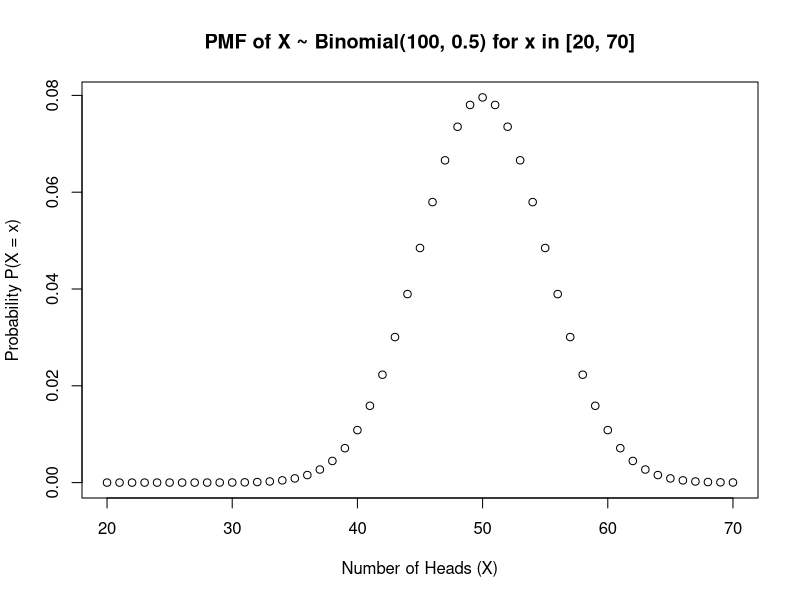
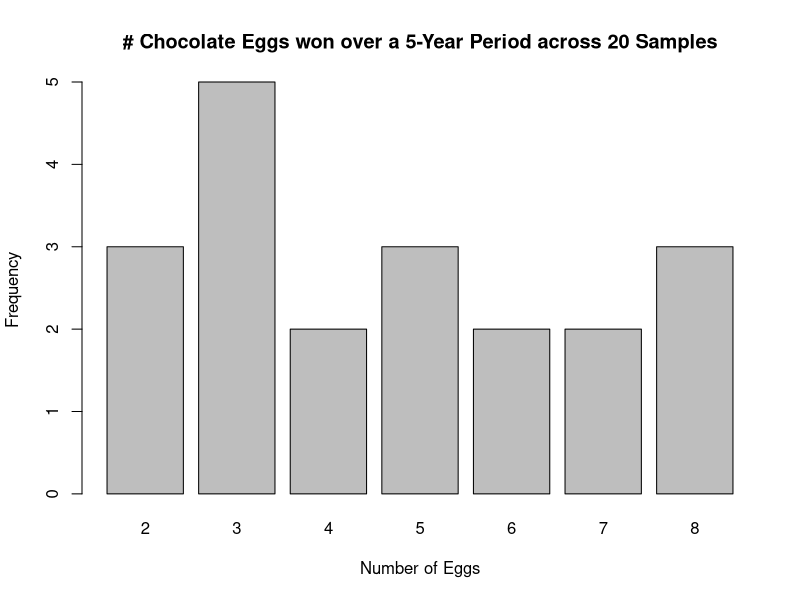

Source code (R) for these figures, in order:
# Problem 1.a

X <- 20:70
pmf_X <- dbinom(X, 100, 0.5)

plot(X, pmf_X, 
     main = "PMF of X ~ Binomial(100, 0.5) for x in [20, 70]",
     xlab = "Number of Heads (X)",
     ylab = "Probability P(X = x)")

# Problem 1.b
size_E1 <- 40; size_E2 <- 69; tosses <- 100; pfair = 1/2; pbiased = 2/3
prob_E1_fair <- pbinom(size_E1, tosses, pfair)
prob_E2_fair <- 1 - pbinom(size_E2, tosses, pfair)
prob_E1_biased <- pbinom(size_E1, tosses, pbiased)
prob_E2_biased <- 1 - pbinom(size_E2, tosses, pbiased)

prob_E1_fair
prob_E2_fair
prob_E1_biased
prob_E2_biased

# Problem 1.c

# If Coin 1 resulted in 40 heads and were biased P(X=40) < P(X<40) = 4.324019e-08.
# Whereas, if it were fair P(X=40) < P(X<40) = 0.02844397 which is much more likely.
# If Coin 2 resulted in 70 heads and were biased P(X=70) < P(X<70) = 3.92507e-05.
# Whereas, if it were fair P(X=70) < P(X<70) = 0.2765539 which is much more likely.

# Problem 1.d

X = 0:10
even_indices <- seq(from = 1, to = 11, by = 2)

prob_fair_10 <- dbinom(X, 10, pfair)
prob_E3_fair <- sum(prob_fair_10[even_indices])

prob_biased_10 <- dbinom(X, 10, pbiased)
prob_E3_biased <- sum(prob_biased_10[even_indices])

prob_E3_fair
prob_E3_biased

# Problem 2.a

nums <- 1:6
pow_of_10 <- 10^nums
results <- (1-1/pow_of_10)^pow_of_10

nums
pow_of_10
results

# Problem 2.b

# Observing reciprocal_results we notice that as n -> inf, reciprocal_results -> e.
# Hence, (1-1/n)^n -> e^-1. 

reciprocal_results <- 1/results
reciprocal_results

# Problem 2.c
num_students = 312
# Let X_i represent the ith student. P(Nobody wins a chocolate egg)
# = P(X_1 doesn't win and X_2 doesn't win and ... and X_312 doesn't win)
# = P(X_1 doesn't win) * P(X_2 doesn't win) * ... * P(X_312 doesn't win), by independence
# = P(X_1 doesn't win) ^ 312, by identical distribution
# = (1 - P(X_1 does win)) ^ 312

# Observe that, P(X_1 does win) = P(Rolling a 6 on a fair die) * P(Choosing the Ace of Spades) = 1/6 * 1/52 = 1/312
prob_win <- 1/312
# Hence, P(Nobody wins a chocolate egg) = (1 - 1/312) ^ 312 approx 1/e, as seen previously for large n.
prob_no_one_wins <- (1 - prob_win) ^ num_students
prob_no_one_wins

# Problem 2.d.i
years = 5
# P(No winners over 5 years) = ((1 - 1/312) ^ 312) ^ 5 approx (e^-1)^5 = e^-5
prob_no_one_wins_5years <- prob_no_one_wins ^ years
prob_no_one_wins_5years

# Problem 2.d.ii
# Let T represent the total number of chocolates awarded over 5 years with total number of students = 312*5 = 1560
# Hence, T ~ Binom(1560, 1/312)

samples <- rbinom(20, 1560, 1/312)

barplot(table(samples),
     main = "# Chocolate Eggs won over a 5-Year Period across 20 Samples",
     xlab = "Number of Eggs", ylab = "Frequency")







